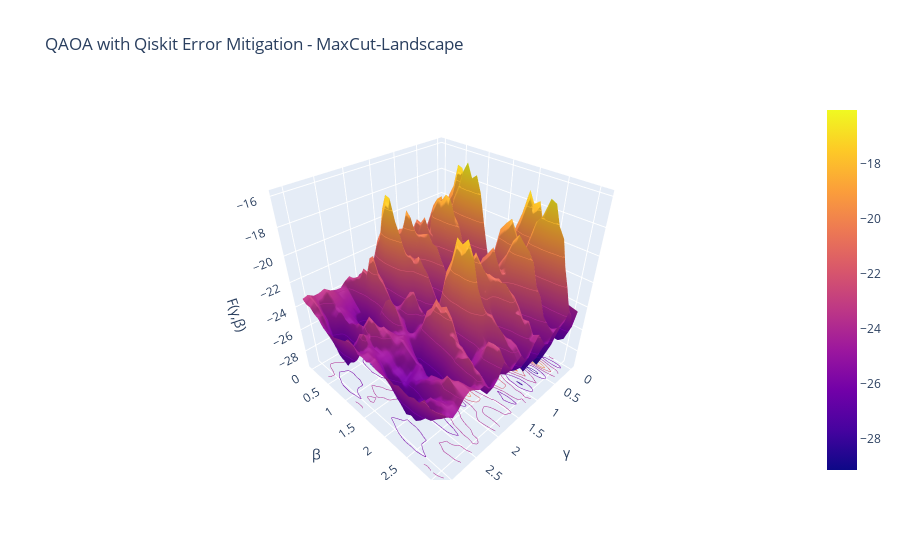

Notebook code cell kept with this figure:
### Code cell
# Plot landscape in 3D 
a_gamma = np.arange(0, np.pi, step_size)
b_beta = np.arange(0, np.pi, step_size)
fig = go.Figure(data=go.Surface(z=landscape, x=a_gamma, y=b_beta))

fig.update_traces(contours_z=dict(show=True, usecolormap=True, highlightcolor='limegreen', project_z=True))


fig.update_layout(title="QAOA with Qiskit Error Mitigation - MaxCut-Landscape", scene=dict(
    xaxis_title="γ",
    yaxis_title="β",
    zaxis_title="F(γ,β)"
))

### Figure 1 — Plotly figure (JSON) as saved in the notebook; plotly's stock layout.template omitted (floating-point values rounded to 4 significant figures; data arrays with more than 128 entries replaced by an {"elided": "..."} marker saying what was removed)
{"data": [{"contours": {"z": {"highlightcolor": "limegreen", "project": {"z": true}, "show": true, "usecolormap": true}}, "type": "surface", "x": [0, 0.1, 0.2, 0.3, 0.4, 0.5, 0.6, 0.7, 0.8, 0.9, 1, 1.1, 1.2, 1.3, 1.4, 1.5, 1.6, 1.7, 1.8, 1.9, 2, 2.1, 2.2, 2.3, 2.4, 2.5, 2.6, 2.7, 2.8, 2.9, 3, 3.1], "y": [0, 0.1, 0.2, 0.3, 0.4, 0.5, 0.6, 0.7, 0.8, 0.9, 1, 1.1, 1.2, 1.3, 1.4, 1.5, 1.6, 1.7, 1.8, 1.9, 2, 2.1, 2.2, 2.3, 2.4, 2.5, 2.6, 2.7, 2.8, 2.9, 3, 3.1], "z": {"elided": "32x32 float values"}}], "layout": {"scene": {"xaxis": {"title": {"text": "γ"}}, "yaxis": {"title": {"text": "β"}}, "zaxis": {"title": {"text": "F(γ,β)"}}}, "title": {"text": "QAOA with Qiskit Error Mitigation - MaxCut-Landscape"}}}
